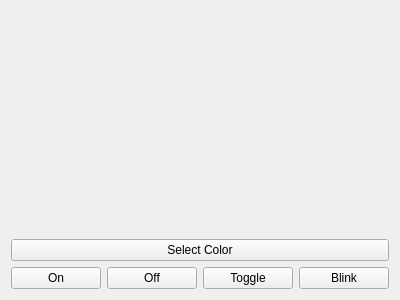
<?xml version="1.0" encoding="UTF-8"?>
<ui version="4.0">
 <class>LightTestWidget</class>
 <widget class="QWidget" name="LightTestWidget">
  <property name="geometry">
   <rect>
    <x>0</x>
    <y>0</y>
    <width>400</width>
    <height>300</height>
   </rect>
  </property>
  <property name="windowTitle">
   <string>Form</string>
  </property>
  <layout class="QGridLayout" name="gridLayout_2">
   <item row="2" column="0">
    <widget class="QPushButton" name="pushButtonLightOn">
     <property name="text">
      <string>On</string>
     </property>
    </widget>
   </item>
   <item row="2" column="1">
    <widget class="QPushButton" name="pushButtonLightOff">
     <property name="text">
      <string>Off</string>
     </property>
    </widget>
   </item>
   <item row="2" column="2">
    <widget class="QPushButton" name="pushButtonToggleLight">
     <property name="text">
      <string>Toggle</string>
     </property>
     <property name="checkable">
      <bool>false</bool>
     </property>
    </widget>
   </item>
   <item row="2" column="3">
    <widget class="QPushButton" name="pushButtonBlink">
     <property name="text">
      <string>Blink</string>
     </property>
     <property name="checkable">
      <bool>true</bool>
     </property>
    </widget>
   </item>
   <item row="1" column="0" colspan="4">
    <widget class="QPushButton" name="pushButtonSelectColor">
     <property name="sizePolicy">
      <sizepolicy hsizetype="Minimum" vsizetype="Minimum">
       <horstretch>0</horstretch>
       <verstretch>0</verstretch>
      </sizepolicy>
     </property>
     <property name="text">
      <string>Select Color</string>
     </property>
    </widget>
   </item>
   <item row="0" column="0" colspan="4">
    <widget class="QWidget" name="widgetLights" native="true">
     <property name="sizePolicy">
      <sizepolicy hsizetype="Expanding" vsizetype="Expanding">
       <horstretch>0</horstretch>
       <verstretch>0</verstretch>
      </sizepolicy>
     </property>
     <layout class="QGridLayout" name="gridLayout"/>
    </widget>
   </item>
  </layout>
 </widget>
 <resources/>
 <connections/>
</ui>
